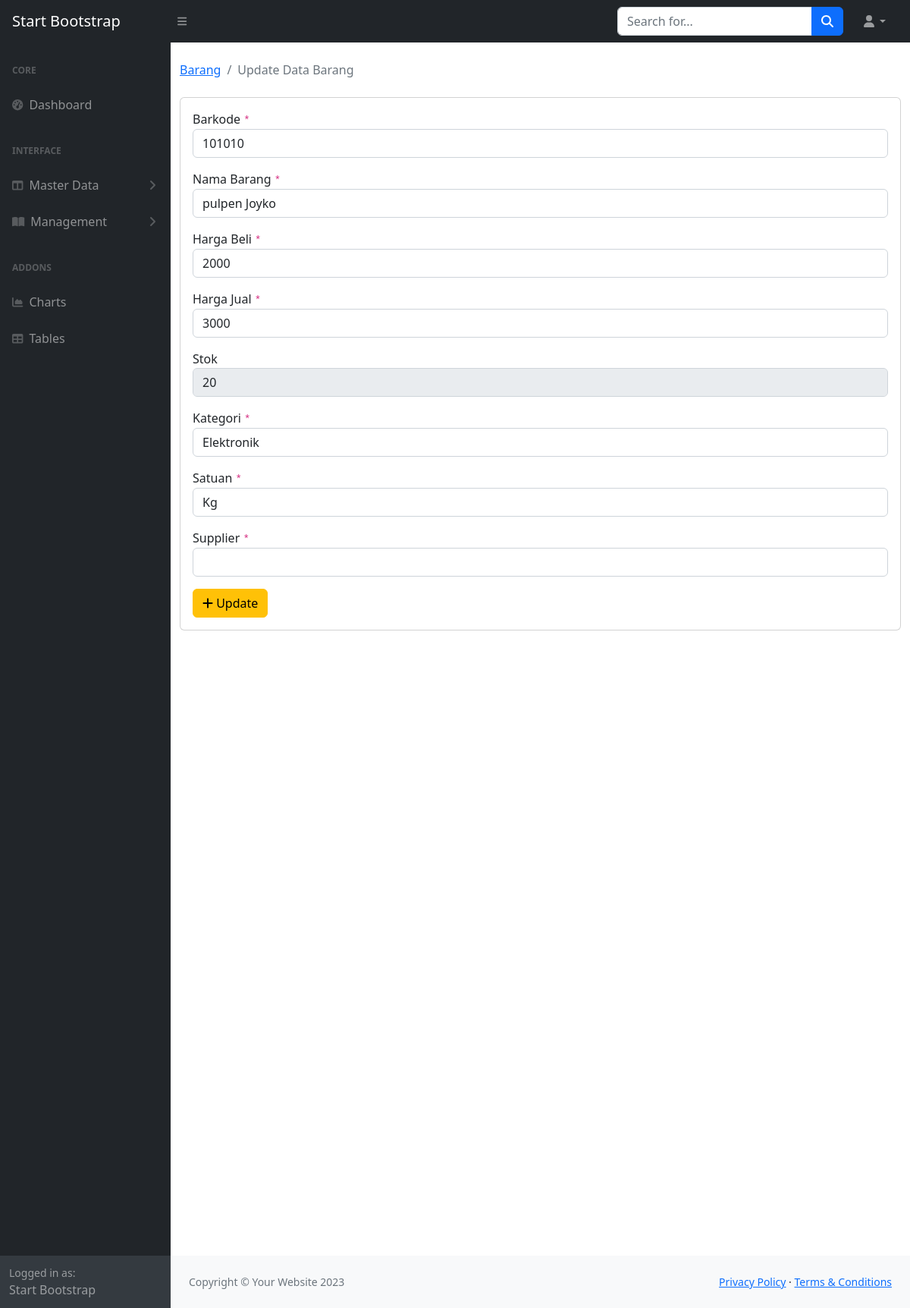
The page /barang/getedit/1 on the database its author committed.
### tables this page shows
CREATE TABLE `barang` (
  `id` int NOT NULL,
  `barkode` int DEFAULT NULL,
  `name` char(100) DEFAULT NULL,
  `harga_jual` bigint DEFAULT NULL,
  `harga_beli` bigint DEFAULT NULL,
  `stok` int DEFAULT NULL,
  `kategori_id` int DEFAULT NULL,
  `satuan_id` int DEFAULT NULL,
  `supplier_id` int DEFAULT NULL,
  `user_id` int DEFAULT NULL
);

### application/views/template/main.php (called while the page is built, shortened)
<?php
$this->load->view('template/header');
$this->load->view('template/navbar');
$this->load->view('template/sidebar');
$this->load->view($content);

### application/controllers/Barang.php (called while the page is built, shortened)
<?php
class Barang extends CI_Controller {
    public function __construct()
    {
        $this->load->model('Barang_model');
        $this->load->library('form_validation');
    }
    public function getedit($id)
    {
        $data = array(
            'title' => 'Update Data Barang',
            'kategori' => $this->db->get('Kategori')->result_array(),
            'satuan' => $this->db->get('Satuan')->result_array(),
            'supplier' => $this->db->get('Supplier')->result_array(),
            'barang' => $this->Barang_model->getById($id),
            'content' => 'barang/edit_form'
        );
        $this->load->view('template/main', $data);
    }
}

### index.php (called while the page is built, shortened)
<?php
require_once BASEPATH.'core/CodeIgniter.php';

### application/models/Barang_model.php (called while the page is built, shortened)
<?php defined('BASEPATH') OR exit('No direct script access allowed');
class Barang_model extends CI_Model
{
    protected $_table = 'barang';
    public function getById($id)
    {
        return $this->db->get_where($this->_table, ['id' => $id])->row();
    }
}

### application/views/barang/edit_form.php (the view, shortened to what this page needs)
<main>
  <div class="container-fluid">
    <ol class="breadcrumb mb-4">
      <li class="breadcrumb-item active"><a href="<?php echo site_url('barang') ?>">Barang</a></li>
      <li class="breadcrumb-item active"><?php echo $title ?></li>
    </ol>
    <div class="card mb-4">
      <div class="card-body">
        <form action="<?php echo site_url('barang/save') ?>" method="post">
          <div class="mb-3">
            <label>Barkode <code>*</code></label>
            <input class="form-control" name="barkode" value="<?= $barang->barkode; ?>" type="text" placeholder="Barkode">
          </div>
          <div class="mb-3">
            <label>Nama Barang <code>*</code></label>
            <input class="form-control" name="name" value="<?= $barang->name; ?>" type="text" placeholder="Nama Barang">
          </div>
          <div class="mb-3">
            <label>Harga Beli <code>*</code></label>
            <input class="form-control" name="harga_beli" value="<?= $barang->harga_beli; ?>" type="text" placeholder="Harga Beli">
          </div>
          <div class="mb-3">
            <label>Harga Jual <code>*</code></label>
            <input class="form-control" name="harga_jual" value="<?= $barang->harga_jual; ?>" type="text" placeholder="Harga Jual">
          </div>
          <div class="mb-3">
            <label>Stok </label>
            <input class="form-control" name="stok" value="<?= $barang->stok; ?>" type="text" placeholder="Stok" disabled>
          </div>
          <div class="mb-3">
            <label>Kategori <code>*</code></label>
            <select name="kategori" class="form-control" required>
              <?php foreach ($kategori as $kategori) : ?>
                <?php if ($barang->kategori_id == $kategori['id']) : ?>
                  <option value="<?php echo $kategori['id'] ?>" selected><?php echo $kategori['name'] ?></option>
                <?php else: ?>
                  <option value="<?php echo $kategori['id'] ?>" selected><?php echo $kategori['name'] ?></option>
                <?php endif; ?>
              <?php endforeach; ?>
            </select>
          </div>
          <div class="mb-3">
            <label>Satuan <code>*</code></label>
            <select name="satuan" class="form-control" required>
              <?php foreach ($satuan as $satuan) : ?>
                <?php if ($barang->satuan_id == $satuan['id']) : ?>
                  <option value="<?php echo $satuan['id'] ?>" selected><?php echo $satuan['name'] ?></option>
                <?php else: ?>
                  <option value="<?php echo $satuan['id'] ?>" selected><?php echo $satuan['name'] ?></option>
                <?php endif; ?>
              <?php endforeach; ?>
            </select>
          </div>
          <div class="mb-3">
            <label>Supplier <code>*</code></label>
            <select name="supplier" class="form-control" required>
            </select>
          </div>
          <button class="btn btn-warning" type="submit"><i class="fas fa-plus"></i> Update</button>
        </form>
      </div>
    </div>
    <div style="height: 100vh"></div>
  </div>
</main>

### rows shown on the page
barang: barkode "101010", name "pulpen Joyko", harga_beli "2000", harga_jual "3000", stok "20"

### other values the page prints
$title "Update Data Barang"
form field kategori "Elektronik"
form field satuan "Kg"
